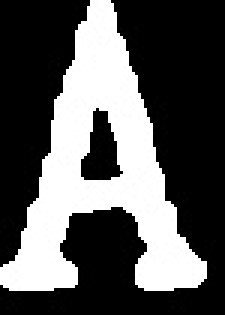
//> input picture train_files/Ace.jpg, 75 x 105 px (shown 3 times larger)
$ ./cardDetectorPic train_files/Ace.jpg   (built with g++ and OpenCV 4)
//> lines starting //> are read from the running program, lines starting //| are printed output that depends on the picture; after the words box and inside, x2 and y2 are one past the last pixel; in counts of white or black regions, pixels touching at a corner belong together
// Python-OpenCV Playing Card Detector
//
// Author: Evan Juras
// Date: 9/5/17
// Description: Python script to detect and identify playing cards
// from a PiCamera video feed.
//

// Import necessary packages
#include <opencv2/highgui.hpp>
#include <opencv2/imgproc.hpp>
#include <iostream>


using namespace std;
using namespace cv;

#define WINDOW_NAME "Thresholded image"

typedef struct qcard_ {
    string rank;
    string suit;
    Mat rank_img;
    Mat suit_img;
    vector<Point> contour;

} qcard;

typedef struct train_image_ {
    string name;
    Mat image;
} train_image;

string img_path = "./train_files/";

int GET_SUIT = 0;
int GET_RANK = 1;

int BKG_THRESH = 60;
int CARD_THRESH = 30;

// dimenzije cifre v kotu
int RANK_WIDTH = 75;
int RANK_HEIGHT = 105;

// dimenzije grba v kotu
int SUIT_WIDTH = 70;
int SUIT_HEIGHT = 95;

// meje dovoljene razlike ujemanja za cifro in grb
int RANK_DIFF_MAX = 2000;
int SUIT_DIFF_MAX = 1000;

// meje dovoljene ploščine za zaznavanje kart
int CARD_MAX_AREA = 280000;
int CARD_MIN_AREA = 20000;

int threshold_value = 170;
int threshold_type = THRESH_BINARY;

//imena cifer/grbov
vector<string> test_names;


//morphology
#define MODE_OPENING 1
#define MODE_CLOSING 2

int structuring_element = MORPH_RECT;
int erosion_size = 2;
int dilation_size = 2;

Scalar color = (100,100,0);

#ifdef ADAPTIVE
int block_size = 15;
int threshold_adaptive = ADAPTIVE_THRESH_GAUSSIAN_C; //ADAPTIVE_THRESH_MEAN_C
int offset = 0;
#endif

typedef OutputArray OutputArrayOfArrays;
typedef OutputArray InputOutputArray;

// [25 lines left out: function do_morphology, not called in this run]

Mat preprocess_image(Mat image) {
    // vrne crno belo, adaptivno thresholdano sliko

    Mat gray, blur, thresh;
    cvtColor(image, gray, COLOR_BGR2GRAY);

    GaussianBlur(gray, blur, Size(5,5), 0);

    #ifndef ADAPTIVE
    createTrackbar("Threshold value", WINDOW_NAME, &threshold_value, 255);
    #else
    createTrackbar("Block size", WINDOW_NAME, &block_size, 40);
    createTrackbar("Offset", WINDOW_NAME, &offset, 50);
    #endif

    //threshold(gray, thresh, threshold_value, 255, threshold_type);
    #ifndef ADAPTIVE
        threshold(gray, thresh, threshold_value, 255, threshold_type);
    #else
        adaptiveThreshold(gray, thresh, 255, threshold_adaptive, threshold_type, block_size * 2 + 1, offset - 25);
    #endif

    return thresh;
}


// pomozna funkcija
// [5 lines left out: function compareContourAreas, not called in this run]

int argMin(std::vector<float> x) { return std::distance(x.begin(), std::min_element(x.begin(), x.end())); }
int argMax(std::vector<float> x) { return std::distance(x.begin(), std::max_element(x.begin(), x.end())); }

// [125 lines left out: functions pointsum, extractPoints, cutflat_card, not called in this run]

vector<int> find_cards(Mat thresh_image, vector<vector<Point> > contours, vector<Vec4i> hierarchy) {
    //"""Finds all card-sized contours in a thresholded camera image.
    //Returns the number of cards, and a list of card contours sorted
    //from largest to smallest."""

    // If there are no contours, do nothing
    if (contours.size() == 0) {
        vector<int> empty(0, 0);
        return empty;

    }

    vector<int> cnt_is_card(contours.size(), 0);

    // Determine which of the contours are cards by applying the
    // following criteria: 1) Smaller area than the maximum card size,
    // 2), bigger area than the minimum card size, 3) have no parents,
    // and 4) have four corners

    for (int i = 0; i < contours.size(); i++) {

        int size = contourArea(contours[i]);
        double perimeter = arcLength(contours[i],true);
        std::vector<cv::Point> approx;
        approxPolyDP(contours[i], approx, 0.01*perimeter,true);

        //cout << size << "\n";

        if ((size < CARD_MAX_AREA) && (size > CARD_MIN_AREA)
            && (hierarchy[i][3] == -1) && (approx.size() == 4)) {
            //cout << size << "\n";
            cnt_is_card[i] = 1;
        }

    }

    return cnt_is_card;

}

// [257 lines left out: functions preprocess_card, match_card, not called in this run]

vector<train_image> load_train_ranks() {

    vector<train_image> ranks;
    for (int i = 0; i < 13; i++) {
        train_image tmp;
        tmp.name = test_names[i];
        tmp.image = imread(img_path + test_names[i] + ".jpg",IMREAD_GRAYSCALE);
//> tmp.image is the input picture: 105 rows x 75 cols, CV_8UC1; min 0, max 255, mean 87.9
        ranks.push_back(tmp);
    }

    return ranks;
}

vector<train_image> load_suit_ranks() {

    vector<train_image> suits;
    for (int i = 13; i < 17; i++) {
        train_image tmp;
        tmp.name = test_names[i];
        tmp.image = imread(img_path + test_names[i] + ".jpg",IMREAD_GRAYSCALE);
//> Spades.jpg cannot be read in this run, so this picture is empty
        suits.push_back(tmp);
    }

    return suits;
}


int main(int argc, char** argv) {

    test_names.push_back("Ace"); // 0
    test_names.push_back("Two"); // 1
    test_names.push_back("Three"); // 2
    test_names.push_back("Four"); // 3
    test_names.push_back("Five"); // 4
    test_names.push_back("Six"); // 5
    test_names.push_back("Seven"); // 6
    test_names.push_back("Eight"); // 7
    test_names.push_back("Nine"); // 8
    test_names.push_back("Ten"); // 9
    test_names.push_back("Jack"); // 10
    test_names.push_back("Queen"); // 11
    test_names.push_back("King"); // 12
    test_names.push_back("Spades"); // 13
    test_names.push_back("Hearts"); // 14
    test_names.push_back("Clubs"); // 15
    test_names.push_back("Diamonds"); // 16

    //namedWindow(WINDOW_NAME, 4);
    //cout << CV_WINDOW_AUTOSIZE;

    //videostream = cv2.VideoCapture(0)
    /*
    VideoCapture camera("video.avi");

    //camera.set(CV_CAP_PROP_FPS, 10);

    cout << "Framerate: " << camera.get(CV_CAP_PROP_FPS) << endl;
   */


    // nalozimo testne slike
    vector<train_image> train_ranks = load_train_ranks();
    vector<train_image> train_suits = load_suit_ranks();

    //imshow("ace", train_ranks[0].image);
    //imshow("spade", train_suits[0].image);


    ////// ---- MAIN LOOP ---- //////

    Mat frame, thresh, drawing, show;

    // Begin capturing frames
    //while (true) {

        //camera.read(frame);
        frame = imread(argv[1], CV_LOAD_IMAGE_COLOR);
            //break;
        resize(frame, show, Size(720, 1080));
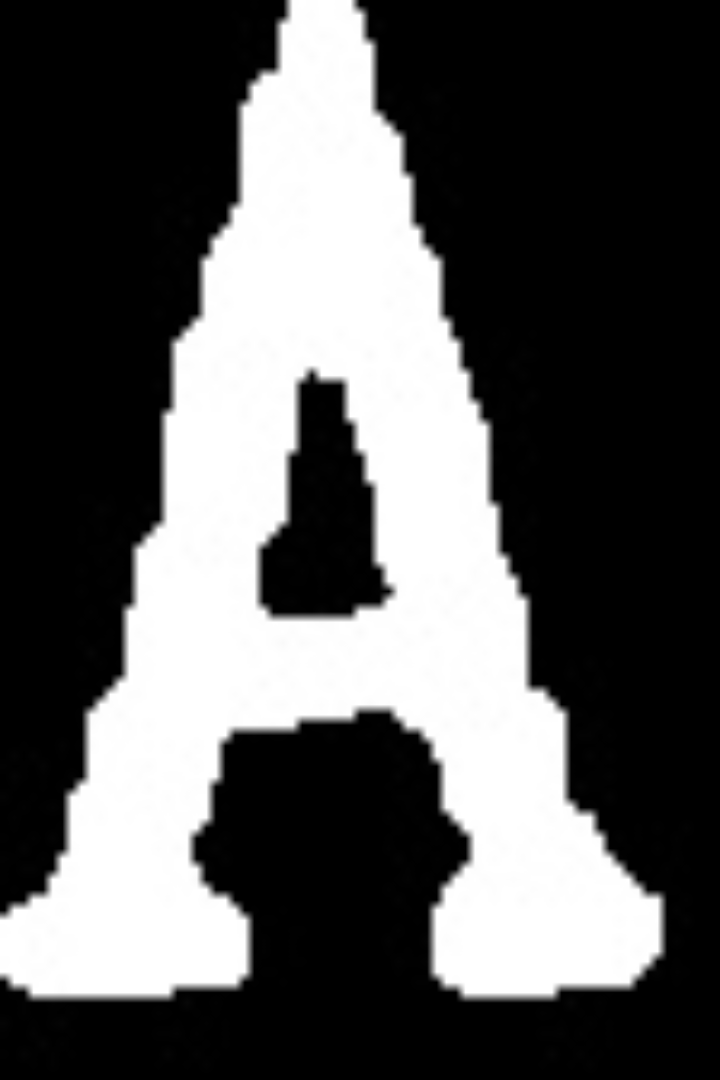
//> show: 1080 rows x 720 cols, CV_8UC3; min 0, max 255, mean 87.9
        imshow(WINDOW_NAME, show);
        //train(image, 4);
        //preprocesiramo sliko
        thresh = preprocess_image(frame);
//> in preprocess_image, `GaussianBlur(gray, blur, Size(5,5), 0);`:
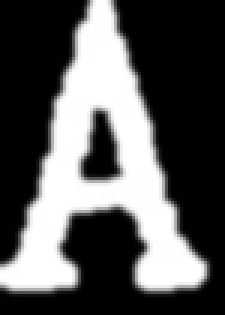
//> blur: 105 rows x 75 cols, CV_8UC1 (shown 3 times larger); min 0, max 255, mean 87.9
//> in preprocess_image, `threshold(gray, thresh, threshold_value, 255, threshold_type);`: thresh: 105 rows x 75 cols, CV_8UC1; 34.5% white; 1 white region


        // poiscemo contourje in iz njih locimo tiste ki so karte
        Mat output;
        thresh.copyTo(output);
        vector<vector<Point> > contours;
        vector<Vec4i> hierarchy;

        findContours( output, contours, hierarchy, CV_RETR_TREE, CV_CHAIN_APPROX_SIMPLE, Point(0, 0) );
//> contours = 2 contours; box (x1, y1, x2, y2) and area: (0, 0, 69, 97) 2763, (26, 35, 42, 61) 236

        // iz poiskanih contourjev poiscemo karte
        vector<int> cnt_is_card = find_cards(output, contours, hierarchy);
//> the loop in find_cards, `for (int i = 0; i < contours.size(); i++)` made 2 passes
//> (size, perimeter) on passes 1 to 2: (2763, 351.3), (236, 69.46)

        vector<qcard> cards;
        // sprehodimo se cez conturje ki so karte int jih sprocesiramo
        for (int i = 0; i < contours.size(); i++) {
            if (cnt_is_card[i] == 1) {
                //cout << contours[i] << "\n";
                cards.push_back(preprocess_card(thresh, contours[i]));

            }
        }
//> this loop made 2 passes
//> after the loop, cards = 0 items

        for (int i = 0; i < cards.size(); i++) {
            cards[i] = match_card(cards[i], train_ranks, train_suits);
        }
//> this loop made 0 passes

        for (int i = 0; i < cards.size(); i++) {
            cout << "Card is " << cards[i].rank << " of " << cards[i].suit << "\n";
        }

        // [14 lines of commented-out code are left out]

    waitKey(0);
}
